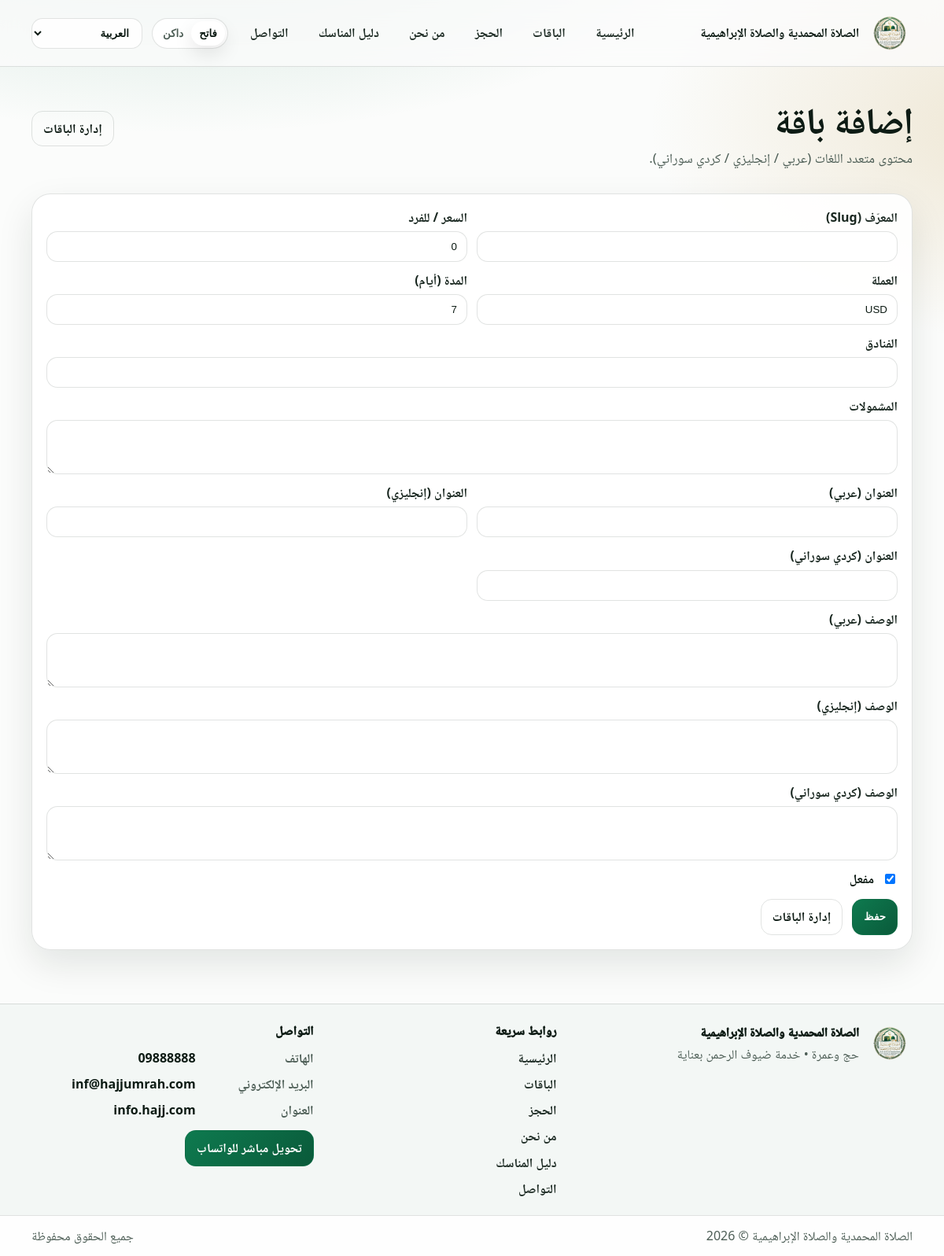
Page /admin/packages/new (signed in) on the committed database.
### app/models.py (models this page shows)
class SiteConfig(db.Model):
    __tablename__ = "site_config"
    id = db.Column(db.Integer, primary_key=True)
    logo_filename = db.Column(db.String(255), nullable=False, default="logo.svg")
    hero_bg_filename = db.Column(db.String(255), nullable=False, default="hero_default.svg")
    site_name_ar = db.Column(
        db.String(255),
        nullable=False,
        default="الصلاة المحمدية والصلاة الإبراهيمية",
    )
    site_name_en = db.Column(
        db.String(255),
        nullable=False,
        default="Al-Salat Al-Muhammadiya & Al-Salat Al-Ibrahimiya",
    )
    site_name_ku = db.Column(
        db.String(255),
        nullable=False,
        default="الصلاة المحمدية والصلاة الإبراهيمية",
    )
    updated_at = db.Column(
        db.DateTime, default=datetime.utcnow, onupdate=datetime.utcnow, nullable=False
    )

class SocialSetting(db.Model):
    __tablename__ = "social_settings"
    id = db.Column(db.Integer, primary_key=True)
    key = db.Column(db.String(60), unique=True, nullable=False)
    value = db.Column(db.String(600), nullable=False, default="")
    updated_at = db.Column(
        db.DateTime, default=datetime.utcnow, onupdate=datetime.utcnow, nullable=False
    )

### app/admin_routes.py (the view, shortened to what this page needs)
@admin_bp.route("/packages/new", methods=["GET", "POST"])
@login_required
def package_new():
    return render_template("admin/package_form.html", package=None, mode="new")

### app/i18n.py (called while the page is built)
def get_locale():
    lang = session.get("lang")
    if lang in current_app.config.get("SUPPORTED_LANGS", ()):
        return lang
    accept = request.accept_languages.best_match(current_app.config.get("SUPPORTED_LANGS"))
    return accept or current_app.config.get("DEFAULT_LANG", "ar")

def t(key: str) -> str:
    lang = getattr(g, "locale", current_app.config.get("DEFAULT_LANG", "ar"))
    return TRANSLATIONS.get(lang, {}).get(key) or TRANSLATIONS["en"].get(key) or key

def inject_i18n(app):
    @app.before_request
    def _set_locale():
        g.locale = get_locale()
        g.is_rtl = g.locale in RTL_LANGS
    @app.context_processor
    def _ctx():
        return {
            "t": t,
            "locale": getattr(g, "locale", app.config.get("DEFAULT_LANG", "ar")),
            "is_rtl": getattr(g, "is_rtl", True),
            "supported_langs": app.config.get("SUPPORTED_LANGS", ("ar", "en", "ku")),
            "rtl_langs": RTL_LANGS,
        }

### app/models.py (called while the page is built)
@login_manager.user_loader
def load_user(user_id):
    return db.session.get(AdminUser, int(user_id))

### app/templates/admin/package_form.html
{% extends "base.html" %}
{% block content %}
  <section class="page-head">
    <div class="container page-head-row">
      <div>
        <h1 class="h1">{% if mode == 'new' %}{{ t('pkg_add') }}{% else %}{{ t('pkg_edit') }}{% endif %}</h1>
        <p class="lead">{{ t('admin_package_form_help') }}</p>
      </div>
      <div class="admin-actions">
        <a class="btn btn-ghost" href="{{ url_for('admin.packages_list') }}">{{ t('admin_packages') }}</a>
      </div>
    </div>
  </section>
  <section class="section">
    <div class="container">
      <div class="form-shell">
        <form class="form" method="post">
          <div class="form-grid">
            <div class="field">
              <label class="label" for="slug">{{ t('field_slug') }}</label>
              <input class="control" id="slug" name="slug" required value="{{ package.slug if package else '' }}" />
            </div>
            <div class="field">
              <label class="label" for="price_per_person">{{ t('field_price') }}</label>
              <input class="control" id="price_per_person" name="price_per_person" inputmode="decimal" required value="{{ package.price_per_person if package else '0' }}" />
            </div>
            <div class="field">
              <label class="label" for="currency">{{ t('field_currency') }}</label>
              <input class="control" id="currency" name="currency" value="{{ package.currency if package else 'USD' }}" />
            </div>
            <div class="field">
              <label class="label" for="duration_days">{{ t('field_duration') }}</label>
              <input class="control" id="duration_days" name="duration_days" type="number" min="1" value="{{ package.duration_days if package else 7 }}" />
            </div>
            <div class="field span-2">
              <label class="label" for="hotels">{{ t('field_hotels') }}</label>
              <input class="control" id="hotels" name="hotels" value="{{ package.hotels if package else '' }}" />
            </div>
            <div class="field span-2">
              <label class="label" for="inclusions">{{ t('field_inclusions') }}</label>
              <textarea class="control" id="inclusions" name="inclusions" rows="3">{{ package.inclusions if package else '' }}</textarea>
            </div>
            <div class="field">
              <label class="label" for="title_ar">{{ t('field_title_ar') }}</label>
              <input class="control" id="title_ar" name="title_ar" required value="{{ package.title_ar if package else '' }}" />
            </div>
            <div class="field">
              <label class="label" for="title_en">{{ t('field_title_en') }}</label>
              <input class="control" id="title_en" name="title_en" required value="{{ package.title_en if package else '' }}" />
            </div>
            <div class="field">
              <label class="label" for="title_ku">{{ t('field_title_ku') }}</label>
              <input class="control" id="title_ku" name="title_ku" required value="{{ package.title_ku if package else '' }}" />
            </div>
            <div class="field span-2">
              <label class="label" for="description_ar">{{ t('field_desc_ar') }}</label>
              <textarea class="control" id="description_ar" name="description_ar" rows="3" required>{{ package.description_ar if package else '' }}</textarea>
            </div>
            <div class="field span-2">
              <label class="label" for="description_en">{{ t('field_desc_en') }}</label>
              <textarea class="control" id="description_en" name="description_en" rows="3" required>{{ package.description_en if package else '' }}</textarea>
            </div>
            <div class="field span-2">
              <label class="label" for="description_ku">{{ t('field_desc_ku') }}</label>
              <textarea class="control" id="description_ku" name="description_ku" rows="3" required>{{ package.description_ku if package else '' }}</textarea>
            </div>
            <div class="field">
              <label class="checkbox">
                <input type="checkbox" name="is_active" {% if package is none or package.is_active %}checked{% endif %} />
                <span>{{ t('field_active') }}</span>
              </label>
            </div>
          </div>
          <div class="form-actions">
            <button class="btn btn-primary" type="submit">{{ t('pkg_save') }}</button>
            <a class="btn btn-ghost" href="{{ url_for('admin.packages_list') }}">{{ t('admin_packages') }}</a>
          </div>
        </form>
      </div>
    </div>
  </section>
{% endblock %}

### app/templates/base.html (shortened to what this page needs)
<!doctype html>
<html lang="{{ locale }}" dir="{{ 'rtl' if is_rtl else 'ltr' }}" data-theme="light">
  <head>
    <link rel="stylesheet" href="{{ url_for('static', filename='css/styles.css') }}" />
  </head>
  <body>
    <header class="site-header">
      <div class="container header-row">
        <a class="brand" href="{{ url_for('public.home') }}">
          <div class="brand-mark" aria-hidden="true">
            <img class="brand-logo" src="{{ url_for('static', filename='uploads/' + (current_logo_filename or 'logo.png')) }}" alt="Logo" />
          </div>
          <div class="brand-text">
            <div class="brand-title">{{ current_site_name }}</div>
          </div>
        </a>
        <nav id="siteNav" class="nav" aria-label="Primary">
          <a class="nav-link" href="{{ url_for('public.home') }}">{{ t('nav_home') }}</a>
          <a class="nav-link" href="{{ url_for('public.packages') }}">{{ t('nav_packages') }}</a>
          <a class="nav-link" href="{{ url_for('public.booking') }}">{{ t('nav_booking') }}</a>
          <a class="nav-link" href="{{ url_for('public.about') }}">{{ t('nav_about') }}</a>
          <a class="nav-link" href="{{ url_for('public.guide') }}">{{ t('nav_guide') }}</a>
          <a class="nav-link" href="{{ url_for('public.contact') }}">{{ t('nav_contact') }}</a>
        </nav>
        <div class="header-actions">
          <div class="segmented theme-segmented" role="group" aria-label="Theme">
            <button class="segmented-btn" type="button" data-theme-btn="light">{{ t('theme_light') }}</button>
            <button class="segmented-btn" type="button" data-theme-btn="dark">{{ t('theme_dark') }}</button>
          </div>
          <label class="select lang-desktop">
            <select id="langSelect" class="select-control">
              <option value="ar" {% if locale == 'ar' %}selected{% endif %}>{{ t('lang_ar') }}</option>
            </select>
          </label>
        </div>
      </div>
    </header>
    <main>
      {% block content %}{% endblock %}
    </main>
    <footer class="site-footer">
      <div class="container footer-grid">
        <div class="footer-brand">
          <div class="footer-brand-row">
            <div class="footer-mark" aria-hidden="true">
              <img class="footer-logo" src="{{ url_for('static', filename='uploads/' + (current_logo_filename or 'logo.png')) }}" alt="Logo" />
            </div>
            <div>
              <div class="footer-title">{{ current_site_name }}</div>
              <div class="footer-tagline">{{ t('footer_tagline') }}</div>
            </div>
          </div>
        </div>
        <div class="footer-col">
          <div class="footer-head">{{ t('footer_quick_links') }}</div>
          <div class="footer-links">
            <a class="footer-link" href="{{ url_for('public.home') }}">{{ t('nav_home') }}</a>
            <a class="footer-link" href="{{ url_for('public.packages') }}">{{ t('nav_packages') }}</a>
            <a class="footer-link" href="{{ url_for('public.booking') }}">{{ t('nav_booking') }}</a>
            <a class="footer-link" href="{{ url_for('public.about') }}">{{ t('nav_about') }}</a>
            <a class="footer-link" href="{{ url_for('public.guide') }}">{{ t('nav_guide') }}</a>
            <a class="footer-link" href="{{ url_for('public.contact') }}">{{ t('nav_contact') }}</a>
          </div>
        </div>
        <div class="footer-col">
          <div class="footer-head">{{ t('footer_contact') }}</div>
          <div class="footer-meta">
            {% if company_contact.phone %}
              <div class="footer-meta-row">
                <div class="footer-meta-label">{{ t('footer_phone') }}</div>
                <a class="footer-meta-value" href="tel:{{ company_contact.phone }}">{{ company_contact.phone }}</a>
              </div>
            {% endif %}
            {% if company_contact.email %}
              <div class="footer-meta-row">
                <div class="footer-meta-label">{{ t('footer_email') }}</div>
                <a class="footer-meta-value" href="mailto:{{ company_contact.email }}">{{ company_contact.email }}</a>
              </div>
            {% endif %}
            {% if company_contact.address %}
              <div class="footer-meta-row">
                <div class="footer-meta-label">{{ t('footer_address') }}</div>
                <div class="footer-meta-value">{{ company_contact.address }}</div>
              </div>
            {% endif %}
          </div>
          <div class="footer-actions">
            {% if whatsapp_support_url %}
              <a class="btn btn-primary footer-whatsapp" href="{{ whatsapp_support_url }}" target="_blank" rel="noopener">{{ t('direct_whatsapp_button') }}</a>
            {% endif %}
          </div>
        </div>
      </div>
      <div class="footer-bottom">
        <div class="container footer-bottom-row">
          <div class="muted">{{ current_site_name }} © {{ current_year }}</div>
          <div class="muted">{{ t('footer_rights') }}</div>
        </div>
      </div>
    </footer>
  </body>
</html>

### rows in the picture
SiteConfig: logo_filename (picture), site_name_ar "الصلاة المحمدية والصلاة الإبراهيمية"
SocialSetting: phone "09888888"
SocialSetting: email "inf@hajjumrah.com"
SocialSetting: address "info.hajj.com"

### other values in the picture
{{ t('nav_home') }} "الرئيسية"
{{ t('nav_packages') }} "الباقات"
{{ t('nav_booking') }} "الحجز"
{{ t('nav_about') }} "من نحن"
{{ t('nav_guide') }} "دليل المناسك"
{{ t('nav_contact') }} "التواصل"
{{ t('theme_light') }} "فاتح"
{{ t('theme_dark') }} "داكن"
{{ t('pkg_add') }} "إضافة باقة"
{{ t('admin_package_form_help') }} "محتوى متعدد اللغات (عربي / إنجليزي / كردي سوراني)."
{{ t('admin_packages') }} "إدارة الباقات"
{{ t('field_slug') }} "المعرّف (Slug)"
{{ t('field_price') }} "السعر / للفرد"
{{ t('field_currency') }} "العملة"
{{ t('field_duration') }} "المدة (أيام)"
